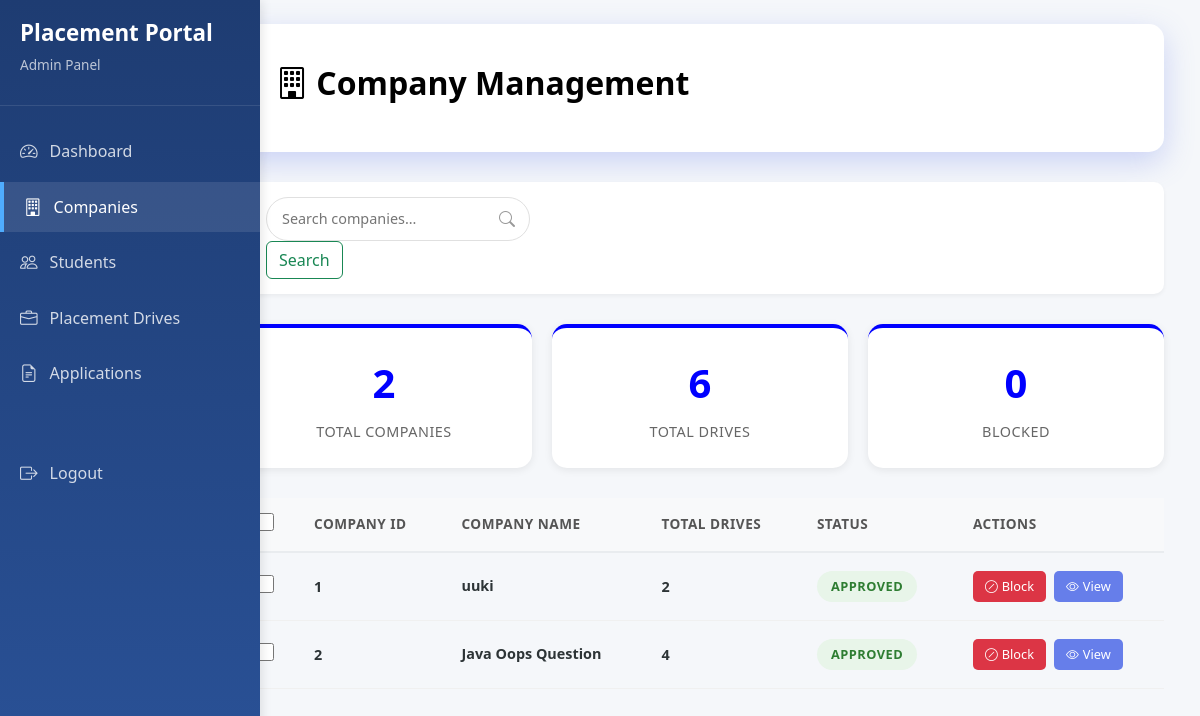
The app's page /admin/companies (signed in) with its own data.
### portal/models.py (models this page shows)
class Company(db.Model,UserMixin):
    __tablename__ = 'companies'
    id = db.Column(db.Integer , primary_key = True)
    user_id = db.Column(db.Integer,db.ForeignKey('users.id'),nullable = False)
    company_name = db.Column(db.String(100) , unique = True, nullable = False)
    hr_contact = db.Column(db.String(20) , unique = True)
    website = db.Column(db.String(200))
    approval_status = db.Column(db.String(20) , default = 'APPROVED') #APPROVED , PENDING , REJECTED
    is_blacklisted = db.Column(db.Boolean , default = False)

### app.py (the view)
@app.route('/admin/companies')
@login_required
def admin_companies():
    com_det = Company.query.all()
    total_blocked = Company.query.filter(Company.approval_status != 'APPROVED').all()
    drive = Drive.query.all()
    return render_template('admin/admin_companies.html', com_det = com_det,drive = drive,t_c = len(com_det) , t_d = len(drive) ,t_b = len(total_blocked) )

### app.py (called while the page is built)
@login_manager.user_loader
def load_user(user_id):
    return User.query.get(int(user_id))

### templates/admin/admin_companies.html (shortened to what this page needs)
{% extends "admin/admin_base.html" %}
{% block content %}
<div class="header">
    <h1><i class="bi bi-building"></i> Company Management</h1>
</div>
<div class="nav">
    <form method="POST" action="{{url_for('search_c')}}">
        <div class="search">
            <input type="text" placeholder="Search companies..." name="search">
            <i class="bi bi-search"></i>
        </div>
        <input class="btn btn-outline-success" type="submit" value="Search">
    </form>
</div>
<div class="stats">
    <div class="stat hov">
        <div class="stat-number">{{t_c}}</div>
        <div class="stat-label">Total Companies</div>
    </div>
    <div class="stat hov applied">
        <div class="stat-number">{{t_d}}</div>
        <div class="stat-label">Total Drives</div>
    </div>
    <div class="stat hovr rejected">
        <div class="stat-number">{{t_b}}</div>
        <div class="stat-label">Blocked</div>
    </div>
</div>
<div id="tableView">
    <table class="app-tab">
        <thead>
            <tr>
                <th style="width: 40px;">
                    <input type="checkbox" class="table-checkbox">
                </th>
                <th>Company ID</th>
                <th>Company Name</th>
                <th>Total Drives</th>
                <th>Status</th>
                <th>Actions</th>
            </tr>
        </thead>
        <tbody>
            {% for c in com_det %}
            <tr>
                <td>
                    <input type="checkbox" class="table-checkbox app-checkbox" onchange="updateBulkActions()">
                </td>
                <td><strong>{{c.id}}</strong></td>
                <td>
                    <div class="s-cell">
                        <div class="stud-deta">
                            <div class="stud-name">{{c.company_name}}</div>
                        </div>
                    </div>
                </td>
                <td>
                    <div class="d-info">
                        {% set ns = namespace(count=0) %}
                        {% for d in drive %}
                        {% if d.company_id == c.id %}
                        {% set ns.count = ns.count + 1 %}
                        {% endif %}
                        {% endfor %}
                        <div class="drive-title-sm">{{ns.count}}</div>
                    </div>
                </td>
                <td>{% if c.approval_status == 'APPROVED' %}
                    <span class="status-badge status-selected">Approved</span>
                    {% elif c.approval_status == 'PENDING' %}
                    <span style="background-color: #fc6372;
                        color: white;" class="status-badge status-applied">Pending</span>
                    {% else %}
                    <span class="status-badge status-shortlisted">Rejected</span>
                    {% endif %}
                </td>
                <td>
                    <div class="t-a">
                        <a href="{{ url_for('Block_unblock', company_id=c.id) }}">
                            {% if c.approval_status == 'PENDING' or c.approval_status == 'REJECTED' %}
                            <button style="background-color: #28a745; color: white;" class="btn-sm btn-view">
                                <i class="bi bi-unlock"></i> Unblock
                            </button>
                            {% else %}
                            <button style="background-color: #dc3545; color: white;" class="btn-sm btn-view">
                                <i class="bi bi-slash-circle"></i> Block
                            </button>
                            {% endif %}
                        </a>
                        <a href="{{url_for('company_details', company_id = c.id)}}">
                            <button class="btn-sm btn-view">
                                <i class="bi bi-eye"></i> View
                            </button>
                        </a>
                    </div>
                </td>
            </tr>
            {% endfor %}
        </tbody>
    </table>
</div>
</div>
{% endblock %}

### templates/admin/admin_base.html (style rules this page uses)
* { margin: 0; padding: 0; box-sizing: border-box; }
body { font-family: 'Segoe UI', Tahoma, Geneva, Verdana, sans-serif; background: #f5f7fa; color: #333; }
.nav { background: white; padding: 15px 30px; border-radius: 10px; margin-bottom: 30px; box-shadow: 0 2px 4px rgba(0, 0, 0, 0.05); display: flex; justify-content: space-between; align-items: center; }
.search { flex: 1; max-width: 400px; position: relative; }
.search input { width: 100%; padding: 10px 40px 10px 15px; border: 1px solid #e0e0e0; border-radius: 25px; font-size: 0.9rem; }
.search i { position: absolute; right: 15px; top: 50%; transform: translateY(-50%); color: #999; }
.header { background-color: white; color: black; padding: 40px; border-radius: 15px; margin-bottom: 30px; box-shadow: 0 10px 30px rgba(102, 126, 234, 0.3); }
.header h1 { font-size: 2rem; margin-bottom: 10px; font-weight: 700; }
.stats { display: grid; grid-template-columns: repeat(auto-fit, minmax(200px, 1fr)); gap: 20px; margin-bottom: 30px; }
.stat { background: white; padding: 25px; border-radius: 12px; box-shadow: 0 2px 8px rgba(0, 0, 0, 0.08); text-align: center; transition: transform 0.3s ease, box-shadow 0.3s ease; border-top: 4px solid blue; }
.stat-number { font-size: 2.5rem; font-weight: 700; color: blue; margin-bottom: 8px; }
.stat-label { font-size: 0.9rem; color: #666; text-transform: uppercase; letter-spacing: 0.5px; font-weight: 500; }
.btn-view { background: blue; color: white; }
.app-tab { width: 100%; border-collapse: collapse; }
.app-tab thead { background: #f8f9fa; }
.app-tab th { padding: 15px 20px; text-align: left; font-size: 0.85rem; font-weight: 600; color: #555; text-transform: uppercase; letter-spacing: 0.5px; border-bottom: 2px solid #e9ecef; }
.app-tab tbody tr { border-bottom: 1px solid #f0f0f0; transition: all 0.3s ease; }
.app-tab td { padding: 18px 20px; font-size: 0.9rem; color: #2d3436; }
.table-checkbox { width: 18px; height: 18px; cursor: pointer; accent-color: #667eea; }
.s-cell { display: flex; align-items: center; gap: 12px; }
.stud-deta { display: flex; flex-direction: column; }
.stud-name { font-weight: 600; color: #2d3436; margin-bottom: 2px; }
.d-info { display: flex; flex-direction: column; gap: 3px; }
.drive-title-sm { font-weight: 600; color: #2d3436; }
.status-badge { display: inline-block; padding: 6px 14px; border-radius: 20px; font-size: 0.8rem; font-weight: 600; text-transform: uppercase; letter-spacing: 0.5px; }
.status-selected { background: #e8f5e9; color: #2e7d32; }
.t-a { display: flex; gap: 8px; }
.btn-sm { padding: 6px 12px; font-size: 0.8rem; border-radius: 5px; border: none; cursor: pointer; transition: all 0.3s ease; display: inline-flex; align-items: center; gap: 4px; }
.btn-view { background: #667eea; color: white; }

### templates/admin/admin_companies.html (style rules this page uses)
a { text-decoration: none; }
.hov { border-radius: 15px; }
.hovr { border-radius: 15px; }

### records on screen
Company: id "1", company_name "uuki", count "2", approval_status "APPROVED"
Company: id "2", company_name "Java Oops Question", count "4", approval_status "APPROVED"

### other values on screen
{{ t_c }} "2"
{{ t_d }} "6"
{{ t_b }} "0"
